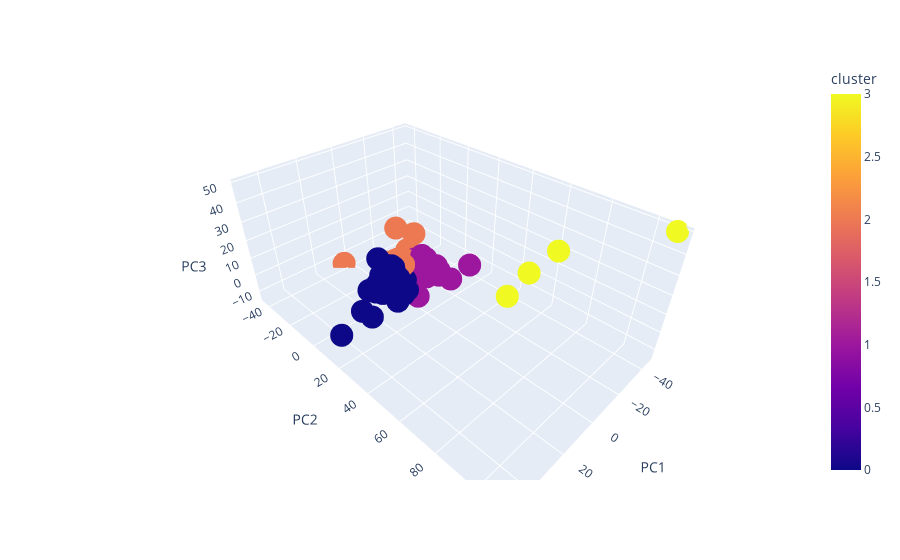

Write notebook code for a chart like this one.
### Code cell
#Plot our clusters 
import plotly.express as px
fig = px.scatter_3d(PCA_comp, x='PC1', y='PC2',z='PC3', color='cluster')
fig.show()
plt.savefig('cluster.png')

### Figure 1 — Plotly figure (JSON) as saved in the notebook; plotly's stock layout.template omitted (floating-point values rounded to 4 significant figures; data arrays with more than 128 entries replaced by an {"elided": "..."} marker saying what was removed)
{"data": [{"hovertemplate": "PC1=%{x}<br>PC2=%{y}<br>PC3=%{z}<br>cluster=%{marker.color}<extra></extra>", "legendgroup": "", "marker": {"color": {"elided": "6819 int values"}, "coloraxis": "coloraxis", "symbol": "circle"}, "mode": "markers", "name": "", "scene": "scene", "showlegend": false, "type": "scatter3d", "x": {"elided": "6819 float values"}, "y": {"elided": "6819 float values"}, "z": {"elided": "6819 float values"}}], "layout": {"coloraxis": {"colorbar": {"title": {"text": "cluster"}}, "colorscale": [[0, "#0d0887"], [0.1111, "#46039f"], [0.2222, "#7201a8"], [0.3333, "#9c179e"], [0.4444, "#bd3786"], [0.5556, "#d8576b"], [0.6667, "#ed7953"], [0.7778, "#fb9f3a"], [0.8889, "#fdca26"], [1, "#f0f921"]]}, "legend": {"tracegroupgap": 0}, "margin": {"t": 60}, "scene": {"domain": {"x": [0, 1], "y": [0, 1]}, "xaxis": {"title": {"text": "PC1"}}, "yaxis": {"title": {"text": "PC2"}}, "zaxis": {"title": {"text": "PC3"}}}}}
